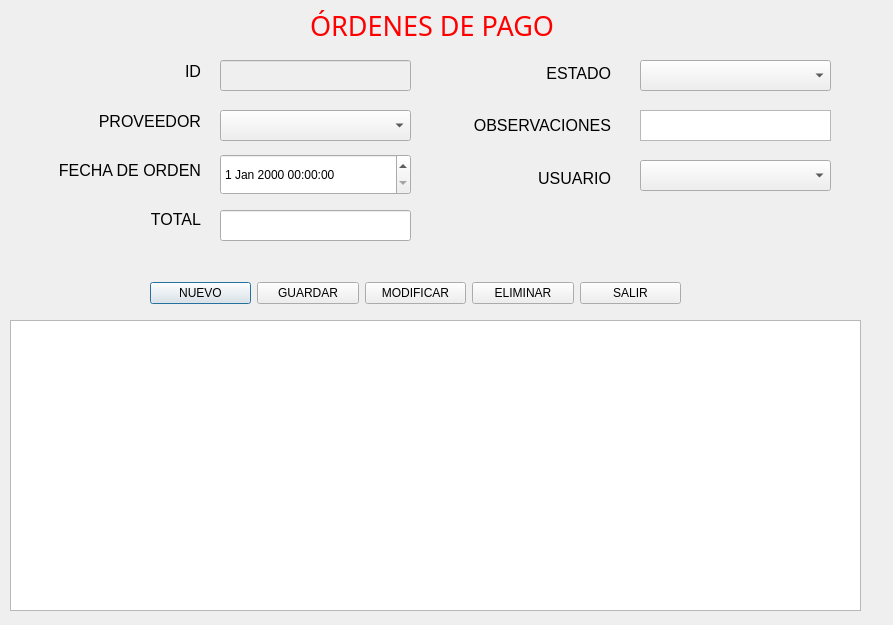
<?xml version="1.0" encoding="UTF-8"?>
<ui version="4.0">
 <class>Ordenespago</class>
 <widget class="QDialog" name="Ordenespago">
  <property name="geometry">
   <rect>
    <x>0</x>
    <y>0</y>
    <width>893</width>
    <height>625</height>
   </rect>
  </property>
  <property name="windowTitle">
   <string>Órdenes de Pago</string>
  </property>
  <widget class="QLabel" name="label">
   <property name="geometry">
    <rect>
     <x>310</x>
     <y>10</y>
     <width>271</width>
     <height>31</height>
    </rect>
   </property>
   <property name="font">
    <font>
     <family>MV Boli</family>
     <pointsize>20</pointsize>
     <underline>false</underline>
    </font>
   </property>
   <property name="styleSheet">
    <string notr="true">color: rgb(255, 0, 0);</string>
   </property>
   <property name="text">
    <string>ÓRDENES DE PAGO</string>
   </property>
   <property name="textFormat">
    <enum>Qt::TextFormat::AutoText</enum>
   </property>
  </widget>
  <widget class="QTableView" name="tablaOrdenesPago">
   <property name="geometry">
    <rect>
     <x>10</x>
     <y>320</y>
     <width>851</width>
     <height>291</height>
    </rect>
   </property>
  </widget>
  <widget class="QWidget" name="layoutWidget_2">
   <property name="geometry">
    <rect>
     <x>150</x>
     <y>280</y>
     <width>531</width>
     <height>26</height>
    </rect>
   </property>
   <layout class="QHBoxLayout" name="horizontalLayout">
    <item>
     <widget class="QPushButton" name="btnNuevo">
      <property name="text">
       <string>NUEVO</string>
      </property>
      <property name="icon">
       <iconset theme="QIcon::ThemeIcon::FolderNew"/>
      </property>
     </widget>
    </item>
    <item>
     <widget class="QPushButton" name="btnGuardar">
      <property name="text">
       <string>GUARDAR</string>
      </property>
      <property name="icon">
       <iconset theme="QIcon::ThemeIcon::DocumentSave"/>
      </property>
     </widget>
    </item>
    <item>
     <widget class="QPushButton" name="btnModificar">
      <property name="text">
       <string>MODIFICAR</string>
      </property>
      <property name="icon">
       <iconset theme="QIcon::ThemeIcon::MailMessageNew"/>
      </property>
     </widget>
    </item>
    <item>
     <widget class="QPushButton" name="btnEliminar">
      <property name="text">
       <string>ELIMINAR</string>
      </property>
      <property name="icon">
       <iconset theme="QIcon::ThemeIcon::ApplicationExit"/>
      </property>
     </widget>
    </item>
    <item>
     <widget class="QPushButton" name="btnSalir">
      <property name="text">
       <string>SALIR</string>
      </property>
      <property name="icon">
       <iconset theme="QIcon::ThemeIcon::SystemLogOut"/>
      </property>
     </widget>
    </item>
   </layout>
  </widget>
  <widget class="QLineEdit" name="txtID">
   <property name="enabled">
    <bool>false</bool>
   </property>
   <property name="geometry">
    <rect>
     <x>220</x>
     <y>60</y>
     <width>191</width>
     <height>31</height>
    </rect>
   </property>
  </widget>
  <widget class="QLineEdit" name="txtTotal">
   <property name="geometry">
    <rect>
     <x>220</x>
     <y>210</y>
     <width>191</width>
     <height>31</height>
    </rect>
   </property>
  </widget>
  <widget class="QComboBox" name="cbProveedor">
   <property name="geometry">
    <rect>
     <x>220</x>
     <y>110</y>
     <width>191</width>
     <height>31</height>
    </rect>
   </property>
  </widget>
  <widget class="QWidget" name="layoutWidget">
   <property name="geometry">
    <rect>
     <x>10</x>
     <y>50</y>
     <width>191</width>
     <height>191</height>
    </rect>
   </property>
   <layout class="QVBoxLayout" name="_2">
    <item>
     <widget class="QLabel" name="labelID">
      <property name="font">
       <font>
        <family>Segoe UI</family>
        <pointsize>12</pointsize>
       </font>
      </property>
      <property name="text">
       <string>ID</string>
      </property>
      <property name="alignment">
       <set>Qt::AlignmentFlag::AlignRight|Qt::AlignmentFlag::AlignTrailing|Qt::AlignmentFlag::AlignVCenter</set>
      </property>
     </widget>
    </item>
    <item>
     <widget class="QLabel" name="labelProveedor">
      <property name="font">
       <font>
        <family>Segoe UI</family>
        <pointsize>12</pointsize>
       </font>
      </property>
      <property name="text">
       <string>PROVEEDOR</string>
      </property>
      <property name="alignment">
       <set>Qt::AlignmentFlag::AlignRight|Qt::AlignmentFlag::AlignTrailing|Qt::AlignmentFlag::AlignVCenter</set>
      </property>
     </widget>
    </item>
    <item>
     <widget class="QLabel" name="labelFechaOrden">
      <property name="font">
       <font>
        <pointsize>12</pointsize>
       </font>
      </property>
      <property name="text">
       <string>FECHA DE ORDEN</string>
      </property>
      <property name="alignment">
       <set>Qt::AlignmentFlag::AlignRight|Qt::AlignmentFlag::AlignTrailing|Qt::AlignmentFlag::AlignVCenter</set>
      </property>
     </widget>
    </item>
    <item>
     <widget class="QLabel" name="labelTotal">
      <property name="font">
       <font>
        <pointsize>12</pointsize>
       </font>
      </property>
      <property name="text">
       <string>TOTAL</string>
      </property>
      <property name="alignment">
       <set>Qt::AlignmentFlag::AlignRight|Qt::AlignmentFlag::AlignTrailing|Qt::AlignmentFlag::AlignVCenter</set>
      </property>
     </widget>
    </item>
   </layout>
  </widget>
  <widget class="QWidget" name="layoutWidget_3">
   <property name="geometry">
    <rect>
     <x>430</x>
     <y>50</y>
     <width>181</width>
     <height>151</height>
    </rect>
   </property>
   <layout class="QVBoxLayout" name="_3">
    <item>
     <widget class="QLabel" name="labelEstado">
      <property name="font">
       <font>
        <pointsize>12</pointsize>
       </font>
      </property>
      <property name="text">
       <string>ESTADO</string>
      </property>
      <property name="alignment">
       <set>Qt::AlignmentFlag::AlignRight|Qt::AlignmentFlag::AlignTrailing|Qt::AlignmentFlag::AlignVCenter</set>
      </property>
     </widget>
    </item>
    <item>
     <widget class="QLabel" name="labelObservaciones">
      <property name="font">
       <font>
        <family>Segoe UI</family>
        <pointsize>12</pointsize>
       </font>
      </property>
      <property name="text">
       <string>OBSERVACIONES</string>
      </property>
      <property name="alignment">
       <set>Qt::AlignmentFlag::AlignRight|Qt::AlignmentFlag::AlignTrailing|Qt::AlignmentFlag::AlignVCenter</set>
      </property>
     </widget>
    </item>
    <item>
     <widget class="QLabel" name="labelUsuario">
      <property name="font">
       <font>
        <family>Segoe UI</family>
        <pointsize>12</pointsize>
       </font>
      </property>
      <property name="text">
       <string>USUARIO</string>
      </property>
      <property name="alignment">
       <set>Qt::AlignmentFlag::AlignRight|Qt::AlignmentFlag::AlignTrailing|Qt::AlignmentFlag::AlignVCenter</set>
      </property>
     </widget>
    </item>
   </layout>
  </widget>
  <widget class="QDateTimeEdit" name="dtFechaOrden">
   <property name="geometry">
    <rect>
     <x>220</x>
     <y>154</y>
     <width>191</width>
     <height>41</height>
    </rect>
   </property>
  </widget>
  <widget class="QComboBox" name="cbEstado">
   <property name="geometry">
    <rect>
     <x>640</x>
     <y>60</y>
     <width>191</width>
     <height>31</height>
    </rect>
   </property>
  </widget>
  <widget class="QTextEdit" name="txtObservaciones">
   <property name="geometry">
    <rect>
     <x>640</x>
     <y>110</y>
     <width>191</width>
     <height>31</height>
    </rect>
   </property>
  </widget>
  <widget class="QComboBox" name="cbUsuario">
   <property name="geometry">
    <rect>
     <x>640</x>
     <y>160</y>
     <width>191</width>
     <height>31</height>
    </rect>
   </property>
  </widget>
 </widget>
 <resources/>
 <connections/>
</ui>
